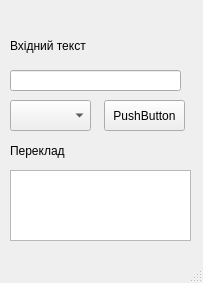
<?xml version="1.0" encoding="UTF-8"?>
<ui version="4.0">
 <class>MainWindow</class>
 <widget class="QMainWindow" name="MainWindow">
  <property name="geometry">
   <rect>
    <x>0</x>
    <y>0</y>
    <width>203</width>
    <height>283</height>
   </rect>
  </property>
  <property name="windowTitle">
   <string>MainWindow</string>
  </property>
  <widget class="QWidget" name="centralwidget">
   <widget class="QLabel" name="label">
    <property name="geometry">
     <rect>
      <x>10</x>
      <y>30</y>
      <width>171</width>
      <height>31</height>
     </rect>
    </property>
    <property name="text">
     <string>Вхідний текст</string>
    </property>
   </widget>
   <widget class="QLabel" name="label_2">
    <property name="geometry">
     <rect>
      <x>10</x>
      <y>130</y>
      <width>181</width>
      <height>41</height>
     </rect>
    </property>
    <property name="text">
     <string>Переклад</string>
    </property>
   </widget>
   <widget class="QLineEdit" name="lineEdit">
    <property name="geometry">
     <rect>
      <x>10</x>
      <y>70</y>
      <width>171</width>
      <height>21</height>
     </rect>
    </property>
   </widget>
   <widget class="QComboBox" name="comboBox">
    <property name="geometry">
     <rect>
      <x>10</x>
      <y>100</y>
      <width>81</width>
      <height>31</height>
     </rect>
    </property>
   </widget>
   <widget class="QPushButton" name="pushButton">
    <property name="geometry">
     <rect>
      <x>104</x>
      <y>100</y>
      <width>81</width>
      <height>31</height>
     </rect>
    </property>
    <property name="text">
     <string>PushButton</string>
    </property>
   </widget>
   <widget class="QTextEdit" name="textEdit">
    <property name="geometry">
     <rect>
      <x>10</x>
      <y>170</y>
      <width>181</width>
      <height>71</height>
     </rect>
    </property>
   </widget>
  </widget>
  <widget class="QMenuBar" name="menubar">
   <property name="geometry">
    <rect>
     <x>0</x>
     <y>0</y>
     <width>203</width>
     <height>21</height>
    </rect>
   </property>
  </widget>
  <widget class="QStatusBar" name="statusbar"/>
 </widget>
 <resources/>
 <connections/>
</ui>
